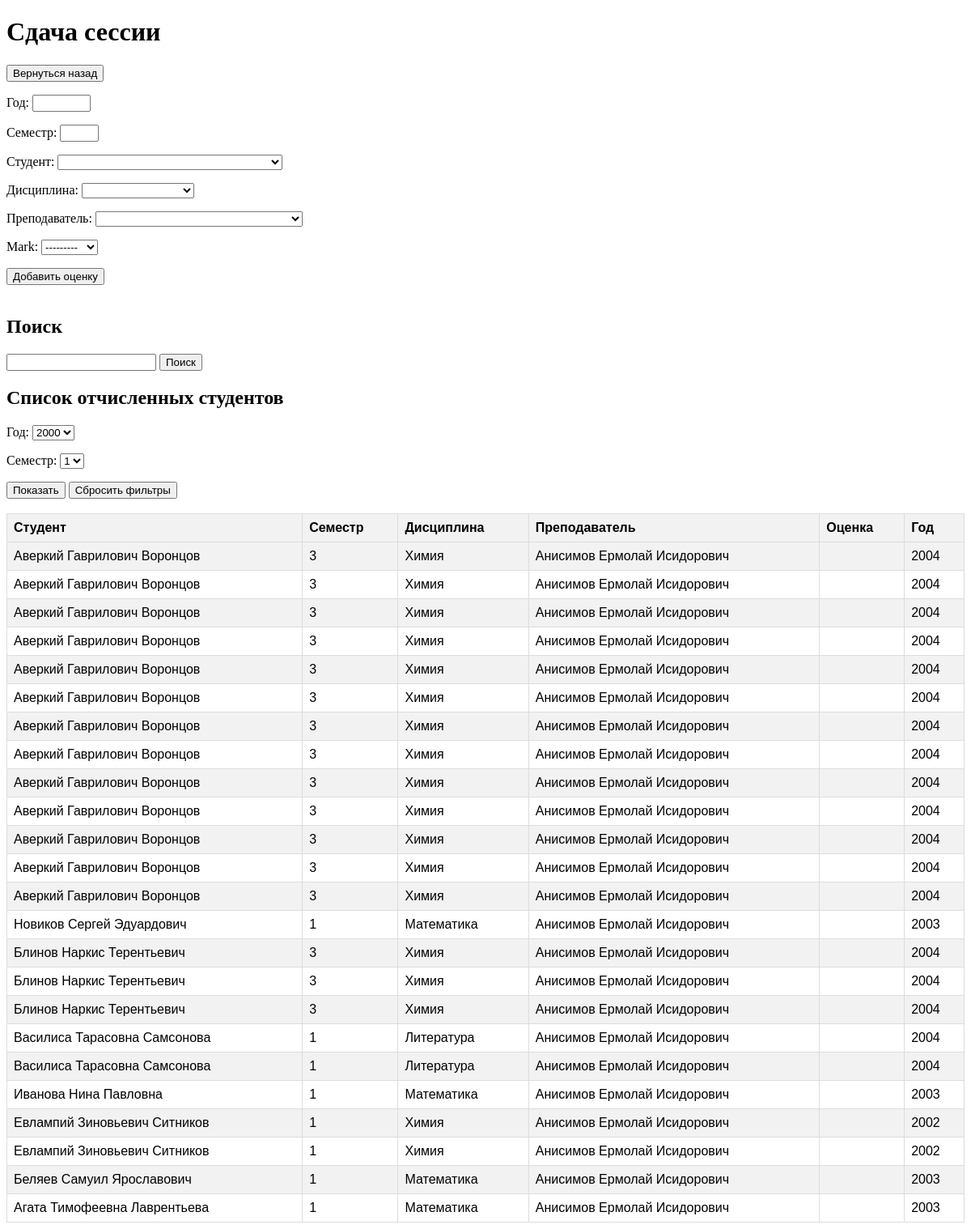
Page /session on the earlier database version.
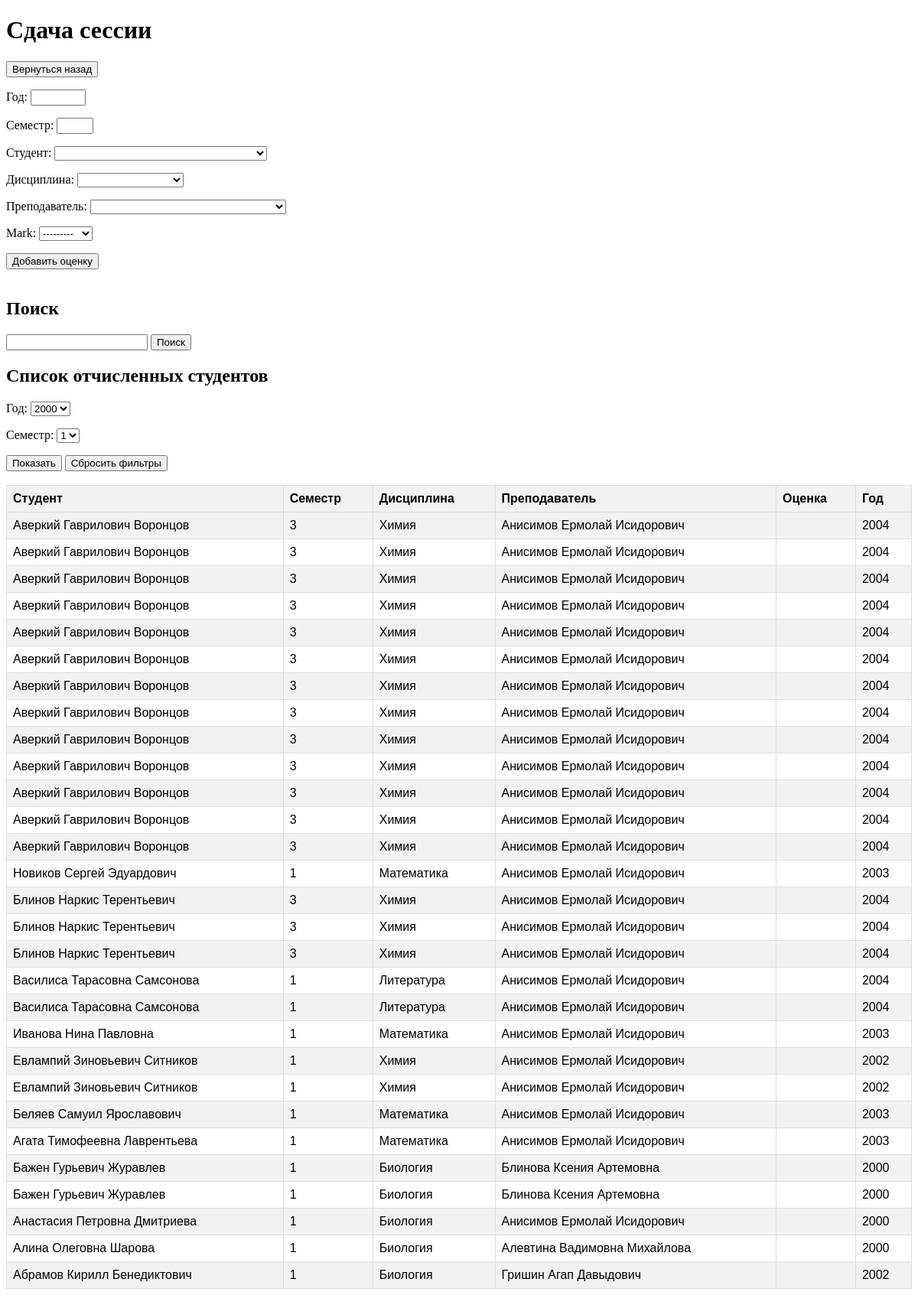
Same page on the later database version.
### schedule/models.py (models this page shows, shortened)
class Session(models.Model):
    MARK_CHOICES = (
        ('незачет', 'незачет'),
        ('зачет', 'зачет'),
        ('2', '2'),
        ('3', '3'),
        ('4', '4'),
        ('5', '5'),
    )
    semestr = models.CharField(max_length=255)
    year = models.CharField(max_length=255)
    student = models.ForeignKey(Student, on_delete=models.CASCADE)
    discipline = models.ForeignKey(Discipline, on_delete=models.DO_NOTHING)
    teacher = models.ForeignKey(Teachers, on_delete=models.DO_NOTHING)
    mark = models.CharField(max_length=255, choices=MARK_CHOICES)

class Student(models.Model):
    name = models.CharField(max_length=255)
    group = models.ForeignKey(Group, on_delete=models.CASCADE)
    speciality = models.ForeignKey(Speciality, on_delete=models.CASCADE)
    study_year = models.CharField(max_length=255)
    is_studying = models.BooleanField(default=True)
    is_gradueted = models.BooleanField(default=False)
    is_expelled = models.BooleanField(default=False)
    def __str__(self):
        return self.name

class Discipline(models.Model):
    EXAM_CHOISES = (
        ('зачет', 'зачет'),
        ('экзамен', 'экзамен'),
    )
    name = models.CharField(max_length=255)
    exam = models.CharField(max_length=255, choices=EXAM_CHOISES)
    def __str__(self):
        return self.name

class Teachers(models.Model):
    name = models.CharField(max_length=255)
    study_discipline = models.ForeignKey('Discipline', on_delete=models.DO_NOTHING)
    def __str__(self):
        return self.name

### schedule/views.py (the view, shortened to what this page needs)
# urls.py: path('session', views.session, name = 'session'),
def session(request):
    objects = Session.objects.all().order_by('student')
    form = SessionForm()
    filter_form = FilterForm()
    search_query = request.GET.get('search', '')
    if request.method == 'POST':
        form = SessionForm(request.POST)
        if form.is_valid():
            form.save()
            messages.success(request, 'Оценка успешно добавлена')
        else:
            messages.error(request, 'Ошибка валидации. Проверьте введенные данные.')
        form = SessionForm()
        if 'submit_filter_form' in request.POST:
            filter_form = FilterForm(request.POST)
            if filter_form.is_valid():
                year = filter_form.cleaned_data.get('year')
                semestr = filter_form.cleaned_data.get('semestr')
                objects = Session.objects.filter(year=year, semestr=semestr)
    elif request.method == 'GET':
        filter_form = FilterForm()
        year = request.GET.get('year')
        semestr = request.GET.get('semestr')
        if year and semestr:
            objects = Session.objects.filter(year=year, semestr=semestr, mark__in=['2', 'незачет'])
    return render(request, 'schedule/session.html', {'form': form, 'objects': objects, 'search_query': search_query, 'filter_form': filter_form})

### schedule/forms.py
class SessionForm(forms.ModelForm):
    student = forms.ModelChoiceField(queryset=Student.objects.filter(is_studying = True).order_by('name'), label='Студент', empty_label='')
    semestr = forms.IntegerField(label='Семестр', min_value=1, max_value=2)
    teacher = forms.ModelChoiceField(queryset=Teachers.objects.all().order_by('name'), label='Преподаватель', empty_label='')
    discipline = forms.ModelChoiceField(queryset=Discipline.objects.all().order_by('name'), label='Дисциплина', empty_label='')
    year = forms.IntegerField(label='Год', min_value=2000, max_value=2024)
    class Meta:
        model = Session
        fields = ['year', 'semestr', 'student', 'discipline', 'teacher', 'mark']
        widgets = {
            'mark': forms.Select(choices=Session.MARK_CHOICES)
        }

class FilterForm(forms.Form):
    SEMESTR_CHOICES = (
        ('1', '1'),
        ('2', '2'),
    )
    YEAR_CHOICES = [(str(year), str(year)) for year in range(2000, 2025)]
    year = forms.ChoiceField(label='Год', choices=YEAR_CHOICES)
    semestr = forms.ChoiceField(label='Семестр', choices=SEMESTR_CHOICES)

### schedule/templates/schedule/session.html (shortened to what this page needs)
<!DOCTYPE html>
<head>
</head>
<body>
    <h1>Сдача сессии</h1>
    <button class="button"><a href="index" style="color: inherit; text-decoration: none;">Вернуться назад</a></button>
    <form action = "" method = "post">
        {{ form.as_p }}
        <input type = "submit" value = "Добавить оценку" />
    </form>
    <br />
    <h2> Поиск </h2>
    <form method="GET">
        <input type="text" name="search" value="{{ search_query }}">
        <button type="submit">Поиск</button>
    </form>
    <h2> Список отчисленных студентов </h2>
    <form id="filter_form" method="get">
        {{ filter_form.as_p }}
        <input type = "submit" value = "Показать" />
        <button class="button"><a href="session" style="color: inherit; text-decoration: none;">Сбросить фильтры</a></button>
    </form>
    <br />
    <table>
        <tr>
            <th>Студент</th>
            <th>Семестр</th>
            <th>Дисциплина</th>
            <th>Преподаватель</th>
            <th>Оценка</th>
            <th>Год</th>
        </tr>
        {% for obj in objects %}
        <tr>
            <td>{{ obj.student }}</td>
            <td>{{ obj.semestr }}</td>
            <td>{{ obj.discipline }}</td>
            <td>{{ obj.teacher }}</td>
            <td>{{ obj.mark }}</td>
            <td>{{ obj.year }}</td>
        </tr>
        {% endfor %}
    </table>
</body>
<html>

### schedule/templates/schedule/session.html (style rules this page uses)
table { font-family: Arial, sans-serif; border-collapse: collapse; width: 100%; }
th, td { border: 1px solid #dddddd; text-align: left; padding: 8px; }
th { background-color: #f2f2f2; }
tr:nth-child(even) { background-color: #f2f2f2; }

Differences in the rows shown:
added Session: student "Бажен Гурьевич Журавлев", semestr "1", discipline "Биология", teacher "Блинова Ксения Артемовна", year "2000"
added Session: student "Бажен Гурьевич Журавлев", semestr "1", discipline "Биология", teacher "Блинова Ксения Артемовна", year "2000"
added Session: student "Анастасия Петровна Дмитриева", semestr "1", discipline "Биология", teacher "Анисимов Ермолай Исидорович", year "2000"
added Session: student "Алина Олеговна Шарова", semestr "1", discipline "Биология", teacher "Алевтина Вадимовна Михайлова", year "2000"
added Session: student "Абрамов Кирилл Бенедиктович", semestr "1", discipline "Биология", teacher "Гришин Агап Давыдович", year "2002"
